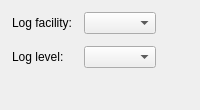
         <widget class="QWidget" name="tab8">
          <attribute name="title">
           <string>Logging</string>
          </attribute>
          <layout class="QGridLayout" name="RuleOptions_gridLayout_6">
           <property name="leftMargin">
            <number>12</number>
           </property>
           <property name="topMargin">
            <number>12</number>
           </property>
           <property name="rightMargin">
            <number>12</number>
           </property>
           <property name="bottomMargin">
            <number>12</number>
           </property>
           <property name="spacing">
            <number>12</number>
           </property>
           <item row="0" column="0">
            <widget class="QLabel" name="textLabel2_2_2">
             <property name="text">
              <string>Log facility:</string>
             </property>
             <property name="alignment">
              <set>Qt::AlignmentFlag::AlignLeading|Qt::AlignmentFlag::AlignLeft|Qt::AlignmentFlag::AlignVCenter</set>
             </property>
             <property name="wordWrap">
              <bool>false</bool>
             </property>
            </widget>
           </item>
           <item row="0" column="1">
            <widget class="QComboBox" name="ipf_logFacility">
             <property name="sizePolicy">
              <sizepolicy hsizetype="Expanding" vsizetype="Fixed">
               <horstretch>0</horstretch>
               <verstretch>0</verstretch>
              </sizepolicy>
             </property>
             <property name="maximumSize">
              <size>
               <width>200</width>
               <height>16777215</height>
              </size>
             </property>
            </widget>
           </item>
           <item row="0" column="2">
            <spacer>
             <property name="orientation">
              <enum>Qt::Orientation::Horizontal</enum>
             </property>
             <property name="sizeType">
              <enum>QSizePolicy::Policy::Expanding</enum>
             </property>
             <property name="sizeHint" stdset="0">
              <size>
               <width>20</width>
               <height>20</height>
              </size>
             </property>
            </spacer>
           </item>
           <item row="1" column="0">
            <widget class="QLabel" name="textLabel2_2">
             <property name="text">
              <string>Log level:</string>
             </property>
             <property name="alignment">
              <set>Qt::AlignmentFlag::AlignLeading|Qt::AlignmentFlag::AlignLeft|Qt::AlignmentFlag::AlignVCenter</set>
             </property>
             <property name="wordWrap">
              <bool>false</bool>
             </property>
            </widget>
           </item>
           <item row="1" column="1">
            <widget class="QComboBox" name="ipf_logLevel">
             <property name="sizePolicy">
              <sizepolicy hsizetype="Expanding" vsizetype="Fixed">
               <horstretch>0</horstretch>
               <verstretch>0</verstretch>
              </sizepolicy>
             </property>
             <property name="maximumSize">
              <size>
               <width>200</width>
               <height>16777215</height>
              </size>
             </property>
            </widget>
           </item>
           <item row="2" column="1">
            <spacer>
             <property name="orientation">
              <enum>Qt::Orientation::Vertical</enum>
             </property>
             <property name="sizeType">
              <enum>QSizePolicy::Policy::Expanding</enum>
             </property>
             <property name="sizeHint" stdset="0">
              <size>
               <width>20</width>
               <height>30</height>
              </size>
             </property>
            </spacer>
           </item>
          </layout>
         </widget>
